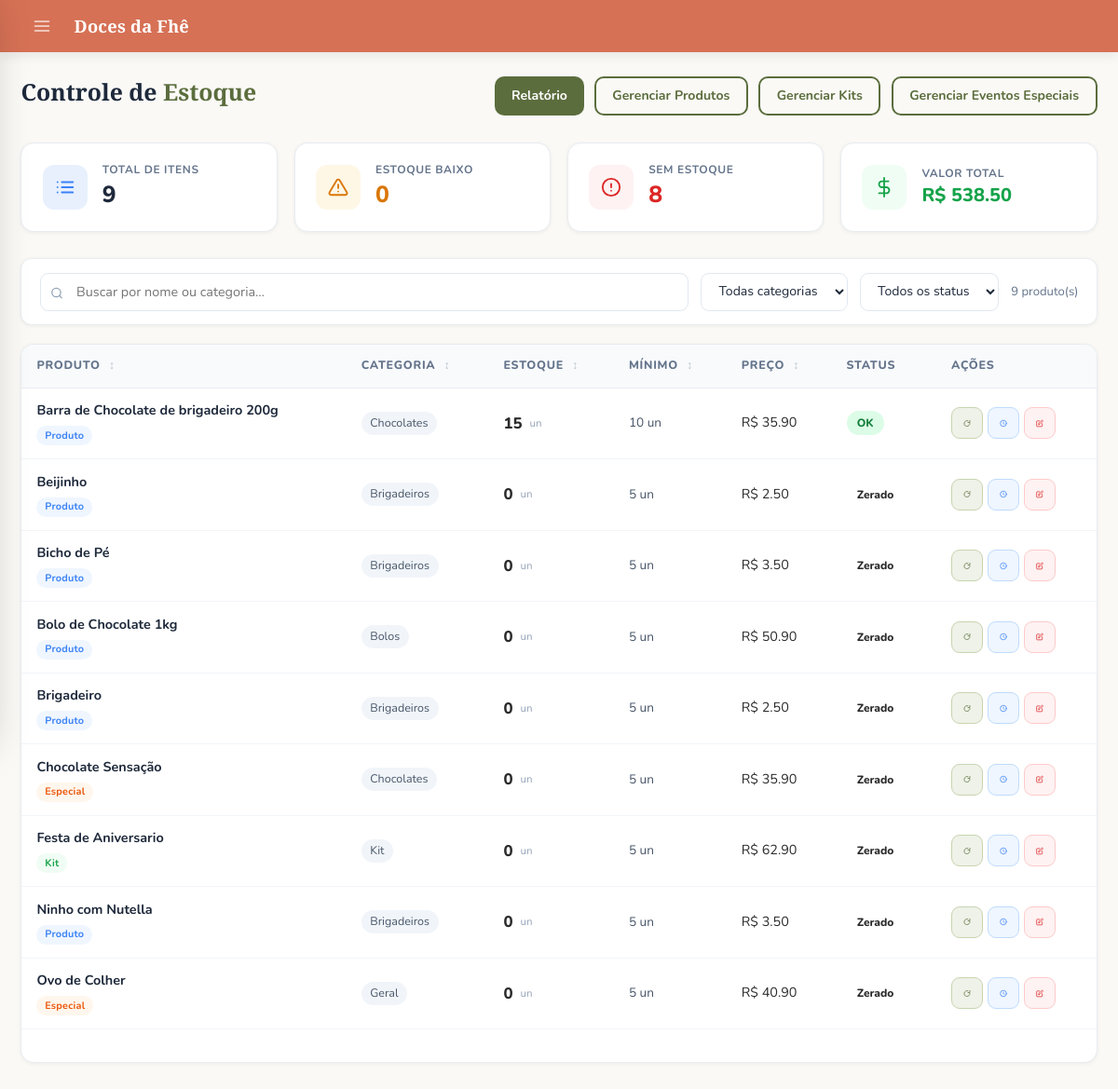
Page /admin/estoque (signed in) on the earlier database version.
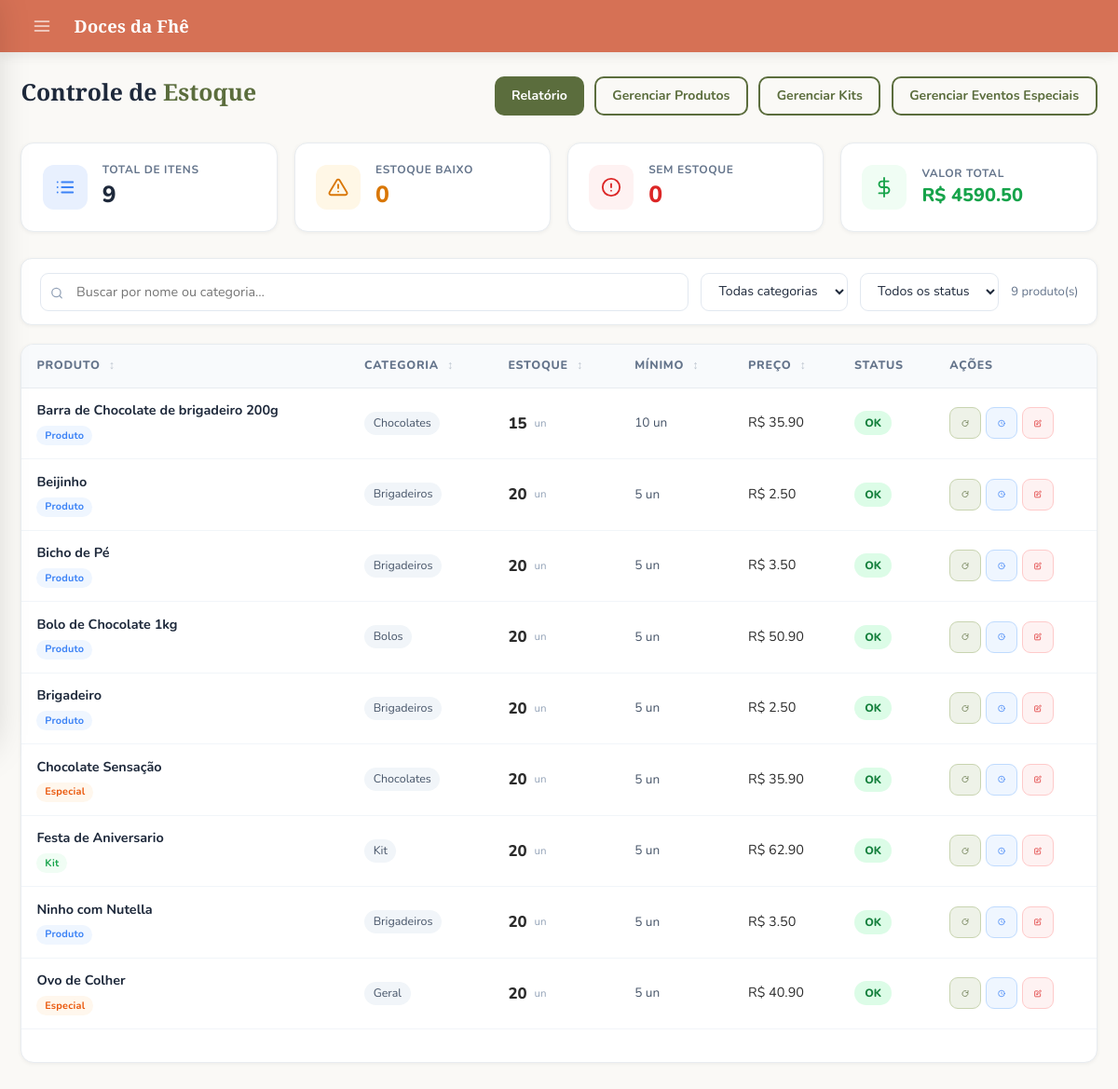
Same page on the later database version.
### models.py (models this page shows, shortened)
class SiteConfig(db.Model):
    __tablename__ = "site_config"
    id               = db.Column(db.Integer, primary_key=True)
    color_primary    = db.Column(db.String(20), default='#5B6D3D')
    color_secondary  = db.Column(db.String(20), default='#D67155')
    color_accent     = db.Column(db.String(20), default='#F3B651')
    color_dark       = db.Column(db.String(20), default='#932E50')
    color_bg         = db.Column(db.String(20), default='#FAF9F6')
    color_text       = db.Column(db.String(20), default='#2B2B2B')
    color_text_light = db.Column(db.String(20), default='#6B6B6B')
    font_title   = db.Column(db.String(100), default='Playfair Display')
    font_body    = db.Column(db.String(100), default='Nunito')
    font_size    = db.Column(db.String(10), default='16')
    title_weight = db.Column(db.String(10), default='700')
    body_weight  = db.Column(db.String(10), default='400')
    layout_mode   = db.Column(db.String(20), default='spacious')
    layout_width  = db.Column(db.String(20), default='centered')
    card_columns  = db.Column(db.Integer,    default=3)
    card_gap      = db.Column(db.Integer,    default=20)
    show_carousel = db.Column(db.Boolean,    default=True)
    btn_radius  = db.Column(db.String(10), default='12px')
    card_shadow = db.Column(db.String(10), default='medium')
    navbar_fixed = db.Column(db.Boolean, default=True)
    anim_enabled     = db.Column(db.Boolean, default=True)
    anim_intensity   = db.Column(db.String(10), default='medium')
    anim_duration    = db.Column(db.Integer,    default=220)
    anim_hover_style = db.Column(db.String(20), default='lift')
    site_name   = db.Column(db.String(100), default='Doces da Fhê')
    logo_url    = db.Column(db.String(255), nullable=True)
    logo_height     = db.Column(db.Integer, default=100)
    logo_fit        = db.Column(db.String(20), default='contain')
    carousel_height = db.Column(db.Integer, default=340)
    card_img_height = db.Column(db.Integer, default=200)
    card_radius     = db.Column(db.String(10), default='16px')
    flash_success   = db.Column(db.String(20), default='#ffffff')
    flash_error     = db.Column(db.String(20), default='#f8d7da')
    flash_info      = db.Column(db.String(20), default='#ffffff')
    new_badge_days  = db.Column(db.Integer, default=7)
    updated_at      = db.Column(db.DateTime, default=datetime.utcnow, onupdate=datetime.utcnow)

class Product(db.Model):
    __tablename__ = "products"
    id          = db.Column(db.Integer, primary_key=True)
    name        = db.Column(db.String(200), unique=True, nullable=False, index=True)
    description = db.Column(db.String(800), nullable=False)
    image_url   = db.Column(db.String(300))
    price       = db.Column(db.Numeric(10, 2), nullable=False)
    category    = db.Column(db.String(100), nullable=True, default='geral')  # ✅ NOVO
    ativo          = db.Column(db.Boolean, default=True, nullable=False)
    estoque        = db.Column(db.Integer, default=0, nullable=False)
    estoque_minimo = db.Column(db.Integer, default=5, nullable=False)
    created_at     = db.Column(db.DateTime, default=datetime.utcnow)
    @property
    def status_estoque(self):
        if self.estoque == 0:
            return 'zerado'
        if self.estoque <= self.estoque_minimo:
            return 'baixo'
        return 'ok'

class ProdutoEspecial(db.Model):
    __tablename__ = "produtos_especiais"
    id           = db.Column(db.Integer, primary_key=True)
    evento_id    = db.Column(db.Integer, db.ForeignKey('eventos_especiais.id'), nullable=False)
    name         = db.Column(db.String(200), nullable=False)
    description  = db.Column(db.String(800), nullable=False)
    price        = db.Column(db.Numeric(10, 2), nullable=False)
    category     = db.Column(db.String(100), nullable=True, default='geral')
    image_url      = db.Column(db.String(300), nullable=True)
    mostrar        = db.Column(db.Boolean, default=True)
    estoque        = db.Column(db.Integer, default=0, nullable=False)
    estoque_minimo = db.Column(db.Integer, default=5, nullable=False)
    created_at     = db.Column(db.DateTime, default=datetime.utcnow)
    @property
    def status_estoque(self):
        if self.estoque == 0:       return 'zerado'
        if self.estoque <= self.estoque_minimo: return 'baixo'
        return 'ok'

class Kit(db.Model):
    __tablename__ = 'kits'
    id = db.Column(db.Integer, primary_key=True)
    name = db.Column(db.String(200), nullable=False)
    description = db.Column(db.Text, nullable=True)
    created_by = db.Column(
        db.Integer, db.ForeignKey('users.id'), nullable=False)
    is_admin_kit = db.Column(db.Boolean, default=False)   # True = admin kit
    ativo = db.Column(db.Boolean, default=True, nullable=False)
    created_at = db.Column(db.DateTime, default=datetime.utcnow)
    updated_at = db.Column(
        db.DateTime, default=datetime.utcnow, onupdate=datetime.utcnow)
    image_url      = db.Column(db.String(500), nullable=True)
    estoque        = db.Column(db.Integer, default=0, nullable=False)
    estoque_minimo = db.Column(db.Integer, default=5, nullable=False)
    products = db.relationship(
        'KitProduct', backref='kit', cascade='all, delete-orphan')
    creator = db.relationship('User', backref='kits')
    @property
    def total_price(self):
        return sum(kp.product.price * kp.quantity for kp in self.products)
    @property
    def status_estoque(self):
        if self.estoque == 0:       return 'zerado'
        if self.estoque <= self.estoque_minimo: return 'baixo'
        return 'ok'

### app.py (the view)
@app.route('/admin/estoque')
@login_required
@admin_required
def estoque():
    produtos  = Product.query.filter_by(ativo=True).order_by(Product.name).all()
    kits      = Kit.query.filter_by(ativo=True, is_admin_kit=True).order_by(Kit.name).all()
    especiais = ProdutoEspecial.query.filter_by(mostrar=True).order_by(ProdutoEspecial.name).all()
    def _item(obj, tipo, nome, cat, preco):
        return {'id': obj.id, 'tipo': tipo, 'nome': nome,
                'categoria': cat or '—', 'preco': float(preco),
                'estoque': obj.estoque, 'estoque_minimo': obj.estoque_minimo,
                'status': obj.status_estoque}
    itens = (
        [_item(p, 'produto',  p.name, p.category,        p.price)       for p in produtos] +
        [_item(k, 'kit',      k.name, 'Kit',              k.total_price) for k in kits] +
        [_item(e, 'especial', e.name, e.category,         e.price)       for e in especiais]
    )
    itens.sort(key=lambda x: x['nome'].lower())
    categorias = sorted({i['categoria'] for i in itens if i['categoria'] != '—'})
    total_valor   = sum(i['preco'] * i['estoque'] for i in itens)
    sem_estoque   = sum(1 for i in itens if i['status'] == 'zerado')
    estoque_baixo = sum(1 for i in itens if i['status'] == 'baixo')
    return render_template('admin/estoque.html',
        itens=itens, categorias=categorias,
        total_valor=total_valor, sem_estoque=sem_estoque,
        estoque_baixo=estoque_baixo)

### templates/admin/estoque.html (shortened to what this page needs)
{% extends "admin/base.html" %}
{% block styles %}
<link rel="stylesheet" href="{{ url_for('static', filename='estoque.css') }}">
{% endblock %}
{% block content %}
<div class="es-page">
  <div class="es-header">
    <h1 class="es-title">Controle de <span>Estoque</span></h1>
    <div class="es-header-actions">
      <a href="{{ url_for('relatorio_estoque') }}" class="btn-es btn-es-primary">Relatório</a>
      <a href="{{ url_for('list_products') }}" class="btn-es btn-es-outline">Gerenciar Produtos</a>
      <a href="{{ url_for('list_kits') }}" class="btn-es btn-es-outline">Gerenciar Kits</a>
      <a href="{{ url_for('listar_eventos') }}" class="btn-es btn-es-outline">Gerenciar Eventos Especiais</a>
    </div>
  </div>
  <div class="es-cards">
    <div class="es-card">
      <div class="es-card-icon ic-total">
      </div>
      <div class="es-card-info">
        <label>Total de Itens</label>
        <strong>{{ itens|length }}</strong>
      </div>
    </div>
    <div class="es-card">
      <div class="es-card-icon ic-low">
      </div>
      <div class="es-card-info low">
        <label>Estoque Baixo</label>
        <strong>{{ estoque_baixo }}</strong>
      </div>
    </div>
    <div class="es-card">
      <div class="es-card-icon ic-zero">
        <svg xmlns="http://www.w3.org/2000/svg" width="22" height="22" viewBox="0 0 24 24" fill="none" stroke="#dc2626" stroke-width="2" stroke-linecap="round" stroke-linejoin="round">
          <circle cx="12" cy="12" r="10"/>
          <line x1="12" y1="8" x2="12" y2="12"/><line x1="12" y1="16" x2="12.01" y2="16"/>
        </svg>
      </div>
      <div class="es-card-info zero">
        <label>Sem Estoque</label>
        <strong>{{ sem_estoque }}</strong>
      </div>
    </div>
    <div class="es-card">
      <div class="es-card-icon ic-valor">
        <svg xmlns="http://www.w3.org/2000/svg" width="22" height="22" viewBox="0 0 24 24" fill="none" stroke="#16a34a" stroke-width="2" stroke-linecap="round" stroke-linejoin="round">
          <line x1="12" y1="1" x2="12" y2="23"/><path d="M17 5H9.5a3.5 3.5 0 0 0 0 7h5a3.5 3.5 0 0 1 0 7H6"/>
        </svg>
      </div>
      <div class="es-card-info valor">
        <label>Valor Total</label>
        <strong>R$ {{ "%.2f"|format(total_valor) }}</strong>
      </div>
    </div>
  </div>
  <div class="es-toolbar">
    <div class="es-search">
      <span class="es-search-icon">
      </span>
      <input type="text" id="searchInput" placeholder="Buscar por nome ou categoria…" oninput="filtrar()">
    </div>
    <select class="es-select" id="filtroCat" onchange="filtrar()">
      <option value="">Todas categorias</option>
    </select>
    <select class="es-select" id="filtroStatus" onchange="filtrar()">
      <option value="">Todos os status</option>
    </select>
    <span class="es-count" id="contagem">{{ itens|length }} item(ns)</span>
  </div>
  <div class="es-table-wrap">
    <table class="es-table" id="tabelaProdutos">
      <thead>
        <tr>
          <th onclick="ordenar(0)">Produto <span class="sort-icon">↕</span></th>
          <th onclick="ordenar(1)">Categoria <span class="sort-icon">↕</span></th>
          <th onclick="ordenar(2)">Estoque <span class="sort-icon">↕</span></th>
          <th onclick="ordenar(3)">Mínimo <span class="sort-icon">↕</span></th>
          <th onclick="ordenar(4)">Preço <span class="sort-icon">↕</span></th>
          <th>Status</th>
          <th>Ações</th>
        </tr>
      </thead>
      <tbody id="tbodyProdutos">
        {% for item in itens %}
        {% set uid = item.tipo ~ '-' ~ item.id %}
        <tr class="prod-row row-{{ item.status }}"
            data-nome="{{ item.nome | lower }}"
            data-cat="{{ item.categoria | lower }}"
            data-status="{{ item.status }}"
            data-uid="{{ uid }}">
          <td>
            <div class="prod-name">{{ item.nome }}</div>
            <div style="margin-top:.25rem;">
              {% if item.tipo == 'kit' %}<span class="tipo-tag tipo-kit">Kit</span>
              {% elif item.tipo == 'especial' %}<span class="tipo-tag tipo-especial">Especial</span>
              {% else %}<span class="tipo-tag tipo-produto">Produto</span>{% endif %}
            </div>
          </td>
          <td><span class="prod-cat">{{ item.categoria | capitalize }}</span></td>
          <td>
            <div class="stock-qty">
              <span class="qty-num" id="qty-{{ uid }}">{{ item.estoque }}</span>
              <span class="qty-min">un</span>
            </div>
          </td>
          <td>
            <span style="font-size:.85rem; color:#475569;">
              <span id="min-{{ uid }}">{{ item.estoque_minimo }}</span> un
            </span>
          </td>
          <td>R$ {{ "%.2f"|format(item.preco) }}</td>
          <td>
            <span class="badge-status badge-{{ item.status }}" id="badge-{{ uid }}">
              {% if item.status == 'ok' %}OK
              {% elif item.status == 'baixo' %}Baixo
              {% else %}Zerado{% endif %}
            </span>
          </td>
          <td>
            <div class="td-actions">
              <button class="btn-es btn-es-sm btn-mov btn-es-icon"
                      title="Movimentar estoque"
                      onclick="abrirMovimentar('{{ item.tipo }}', {{ item.id }}, '{{ item.nome|replace("'","\\'")|e }}', {{ item.estoque }}, {{ item.estoque_minimo }})">
                <svg xmlns="http://www.w3.org/2000/svg" width="15" height="15" viewBox="0 0 24 24" fill="none" stroke="currentColor" stroke-width="2.2" stroke-linecap="round" stroke-linejoin="round">
                  <path d="M21 12a9 9 0 1 1-6.219-8.56"/><polyline points="21 3 21 9 15 9"/>
                </svg>
              </button>
              <button class="btn-es btn-es-sm btn-hist btn-es-icon"
                      title="Histórico"
                      onclick="abrirHistorico('{{ item.tipo }}', {{ item.id }}, '{{ item.nome|replace("'","\\'")|e }}')">
                <svg xmlns="http://www.w3.org/2000/svg" width="15" height="15" viewBox="0 0 24 24" fill="none" stroke="currentColor" stroke-width="2.2" stroke-linecap="round" stroke-linejoin="round">
                  <path d="M12 8v4l3 3"/><circle cx="12" cy="12" r="10"/>
                </svg>
              </button>
              <button class="btn-es btn-es-sm btn-del btn-es-icon"
                      title="Editar mínimo"
                      onclick="abrirEditarMinimo('{{ item.tipo }}', {{ item.id }}, '{{ item.nome|replace("'","\\'")|e }}', {{ item.estoque_minimo }})">
                <svg xmlns="http://www.w3.org/2000/svg" width="15" height="15" viewBox="0 0 24 24" fill="none" stroke="currentColor" stroke-width="2.2" stroke-linecap="round" stroke-linejoin="round">
                  <path d="M11 4H4a2 2 0 0 0-2 2v14a2 2 0 0 0 2 2h14a2 2 0 0 0 2-2v-7"/><path d="M18.5 2.5a2.121 2.121 0 0 1 3 3L12 15l-4 1 1-4Z"/>
                </svg>
              </button>
            </div>
          </td>
        </tr>
        {% endfor %}
      </tbody>
    </table>
    <div class="es-pagination" id="paginacao"></div>
  </div>
</div>
{% endblock %}

### templates/admin/base.html (shortened to what this page needs)
<!DOCTYPE html>
<html>
<head>
  <link href="https://cdn.jsdelivr.net/npm/bootstrap@5.3.0/dist/css/bootstrap.min.css" rel="stylesheet">
  {% block styles %}{% endblock %}
  <link rel="stylesheet" href="{{ url_for('dynamic_styles') }}">
</head>
<body>
{% if current_user.is_authenticated and current_user.is_admin %}
<div class="topbar">
  <button class="topbar-menu-btn" id="drawerToggle" aria-label="Menu">
    <svg xmlns="http://www.w3.org/2000/svg" width="20" height="20" viewBox="0 0 24 24" fill="none"
         stroke="currentColor" stroke-width="2" stroke-linecap="round" stroke-linejoin="round">
      <line x1="3" y1="6"  x2="21" y2="6"/>
      <line x1="3" y1="12" x2="21" y2="12"/>
      <line x1="3" y1="18" x2="21" y2="18"/>
    </svg>
  </button>
  <span class="topbar-brand">{{ site_config.site_name if site_config else 'Doces da Fhê' }}</span>
</div>
{% endif %}
<div class="acc-content-wrap">
<main id="acc-main-content">
{% block content %}
{% endblock %}
</main>
</div>
</body>
</html>

Differences in the rows shown:
changed Product "Beijinho": estoque "0" → "20"; text "Zerado" → "OK"
changed Product "Bicho de Pé": estoque "0" → "20"; text "Zerado" → "OK"
changed Product "Bolo de Chocolate 1kg": estoque "0" → "20"; text "Zerado" → "OK"
changed Product "Brigadeiro": estoque "0" → "20"; text "Zerado" → "OK"
changed ProdutoEspecial "Chocolate Sensação": estoque "0" → "20"; text "Zerado" → "OK"
changed Kit "Festa de Aniversario": estoque "0" → "20"; text "Zerado" → "OK"
changed Product "Ninho com Nutella": estoque "0" → "20"; text "Zerado" → "OK"
changed ProdutoEspecial "Ovo de Colher": estoque "0" → "20"; text "Zerado" → "OK"
Other differences:
{{ sem_estoque }}: "8" → "0"
{{ "%.2f"|format(total_valor) }}: "538.50" → "4590.50"
